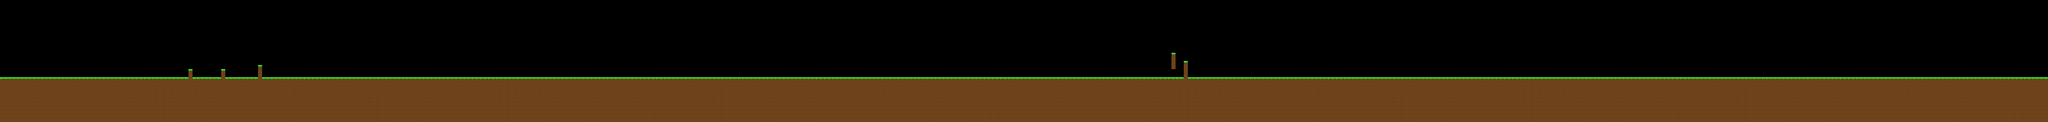

This is a level from a 2D game, rendered from its Tiled map with the project's own tilesets. A one-line summary and the map file follow, with tile-layer data summarised:
An orthogonal 500x30 tile map with 16x16 px tiles, 1 tile layer (Tile Layer 1) and 46 objects.

<map version="1.0" tiledversion="2018.04.18" orientation="orthogonal" renderorder="right-down" width="500" height="30" tilewidth="16" tileheight="16" infinite="0" nextobjectid="72">
 <tileset firstgid="1" source="../world.tsx" />
 <layer name="Tile Layer 1" width="500" height="30">
  <properties>
   <property name="z" value="-1" />
  </properties>
  <data>[15000 cells, 5515 non-empty, 4 distinct tile ids]</data>
 </layer>
 <objectgroup name="Collidables">
  <object id="69" x="0" y="480">
   <polygon points="0,0 0,-176 736,-176 736,-208 752,-208 752,-176 864,-176 864,-208 880,-208 880,-176 1008,-176 1008,-224 1024,-224 1024,-176 4624,-176 4624,-240 4640,-240 4640,-176 5584,-176 5584,0" />
  </object>
  <object id="70" x="4576" y="208">
   <polygon points="0,0 16,0 16,64 0,64" />
  </object>
 </objectgroup>
 <objectgroup name="Events">
  <object id="4" x="96" y="0" width="16" height="480">
   <properties>
    <property name="length" value="3" />
    <property name="text" value="Hi there!" />
    <property name="type" value="text" />
   </properties>
  </object>
  <object id="6" x="288" y="0" width="16" height="480">
   <properties>
    <property name="text" value="This is a tutorial" />
    <property name="type" value="text" />
   </properties>
  </object>
  <object id="7" x="592" y="0" width="16" height="480">
   <properties>
    <property name="text" value="press space to jump" />
    <property name="type" value="text" />
   </properties>
  </object>
  <object id="9" x="1072" y="0" width="16" height="480">
   <properties>
    <property name="length" value="3" />
    <property name="text" value="Well done!" />
    <property name="type" value="text" />
   </properties>
  </object>
  <object id="10" x="1424" y="0" width="16" height="480">
   <properties>
    <property name="text">Up above you have your energy meter
, The thing that holds the key to your special abilities</property>
    <property name="type" value="text" />
   </properties>
  </object>
  <object id="13" x="1712" y="0" width="16" height="480">
   <properties>
    <property name="text" value="When you feel yellow you can press 'z' to unleash a heat attack!" />
    <property name="type" value="text" />
   </properties>
  </object>
  <object id="15" x="1968" y="0" width="16" height="480">
   <properties>
    <property name="text">Here come some enemies
don't worry though, they won't hurt you!</property>
    <property name="type" value="text" />
   </properties>
  </object>
  <object id="16" x="2112" y="0" width="16" height="480">
   <properties>
    <property name="text">They won't hurt you but will slow you down
Use 'z' to attack them!</property>
    <property name="type" value="text" />
   </properties>
  </object>
  <object id="23" x="448" y="0" width="16" height="480">
   <properties>
    <property name="text" value="press arrow to move" />
    <property name="type" value="text" />
   </properties>
  </object>
  <object id="24" x="2512" y="0" width="16" height="480">
   <properties>
    <property name="text" value="Whew, glad those are behind us!" />
    <property name="type" value="text" />
   </properties>
  </object>
  <object id="25" x="2752" y="0" width="16" height="480">
   <properties>
    <property name="text" value="When you feel orange, you can press 'x' to go at the speed of light!" />
    <property name="type" value="text" />
   </properties>
  </object>
  <object id="29" x="3152" y="0" width="16" height="480">
   <properties>
    <property name="text" value="WOW that was awsome" />
    <property name="type" value="text" />
   </properties>
  </object>
  <object id="31" x="3424" y="0" width="16" height="480">
   <properties>
    <property name="text" value="If you feel red you can press 'c' to spawn a protective electric shield!" />
    <property name="type" value="text" />
   </properties>
  </object>
  <object id="44" x="3872" y="0" width="16" height="480">
   <properties>
    <property name="text" value="Weeeeeeeee" />
    <property name="type" value="text" />
   </properties>
  </object>
  <object id="46" x="4272" y="0" width="16" height="480">
   <properties>
    <property name="text" value="Ok, last thing: you can also wall-jump" />
    <property name="type" value="text" />
   </properties>
  </object>
  <object id="47" x="4464" y="0" width="16" height="480">
   <properties>
    <property name="text" value="Go ahead and try it!" />
    <property name="type" value="text" />
   </properties>
  </object>
  <object id="51" x="4736" y="0" width="16" height="480">
   <properties>
    <property name="text" value="Alright, good job!" />
    <property name="type" value="text" />
   </properties>
  </object>
  <object id="53" x="4928" y="0" width="16" height="480">
   <properties>
    <property name="text" value="Now there's one tiny thing I still need to tell you:" />
    <property name="type" value="text" />
   </properties>
  </object>
  <object id="55" x="2128" y="0" width="16" height="480">
   <properties>
    <property name="data" value="50" />
    <property name="type" value="setenergy" />
   </properties>
  </object>
  <object id="56" x="2256" y="0" width="16" height="480">
   <properties>
    <property name="data" value="50" />
    <property name="type" value="setenergy" />
   </properties>
  </object>
  <object id="57" x="2400" y="0" width="16" height="480">
   <properties>
    <property name="data" value="50" />
    <property name="type" value="setenergy" />
   </properties>
  </object>
  <object id="58" x="2624" y="0" width="16" height="480">
   <properties>
    <property name="text" value="Anyhow, on to the next move!" />
    <property name="type" value="text" />
   </properties>
  </object>
  <object id="60" x="2736" y="0" width="16" height="480">
   <properties>
    <property name="data" value="130" />
    <property name="type" value="setenergy" />
   </properties>
  </object>
  <object id="61" x="2832" y="0" width="16" height="480">
   <properties>
    <property name="text" value="Try It!" />
    <property name="type" value="text" />
   </properties>
  </object>
  <object id="63" x="3280" y="0" width="16" height="480">
   <properties>
    <property name="text" value="Let's go to the last energy move, shall we?" />
    <property name="type" value="text" />
   </properties>
  </object>
  <object id="64" x="3456" y="0" width="16" height="480">
   <properties>
    <property name="data" value="200" />
    <property name="type" value="setenergy" />
   </properties>
  </object>
  <object id="66" x="3520" y="0" width="16" height="480">
   <properties>
    <property name="data" value="Activate the shield and enjoy!" />
    <property name="type" value="text" />
   </properties>
  </object>
  <object id="67" x="5056" y="0" width="16" height="480">
   <properties>
    <property name="text" value="This is an autoscroller. if you get stuck behind.. you die." />
    <property name="type" value="text" />
   </properties>
  </object>
  <object id="68" x="5200" y="480" width="16" height="480" rotation="180">
   <properties>
    <property name="text" value="Good Luck!! :)" />
    <property name="type" value="text" />
   </properties>
  </object>
 </objectgroup>
 <objectgroup name="Enemies">
  <object id="18" x="2208" y="288">
   <point />
  </object>
  <object id="19" x="2341.5" y="289.5">
   <point />
  </object>
  <object id="22" x="2448" y="288">
   <point />
  </object>
  <object id="32" x="3632" y="288">
   <point />
  </object>
  <object id="33" x="3744" y="288">
   <point />
  </object>
  <object id="34" x="3808" y="288">
   <point />
  </object>
  <object id="35" x="3840" y="288">
   <point />
  </object>
  <object id="36" x="3872" y="288">
   <point />
  </object>
  <object id="37" x="3904" y="288">
   <point />
  </object>
  <object id="38" x="3936" y="288">
   <point />
  </object>
  <object id="39" x="3968" y="288">
   <point />
  </object>
  </objectgroup>
</map>
<!-- 4 of 46 objects omitted -->
